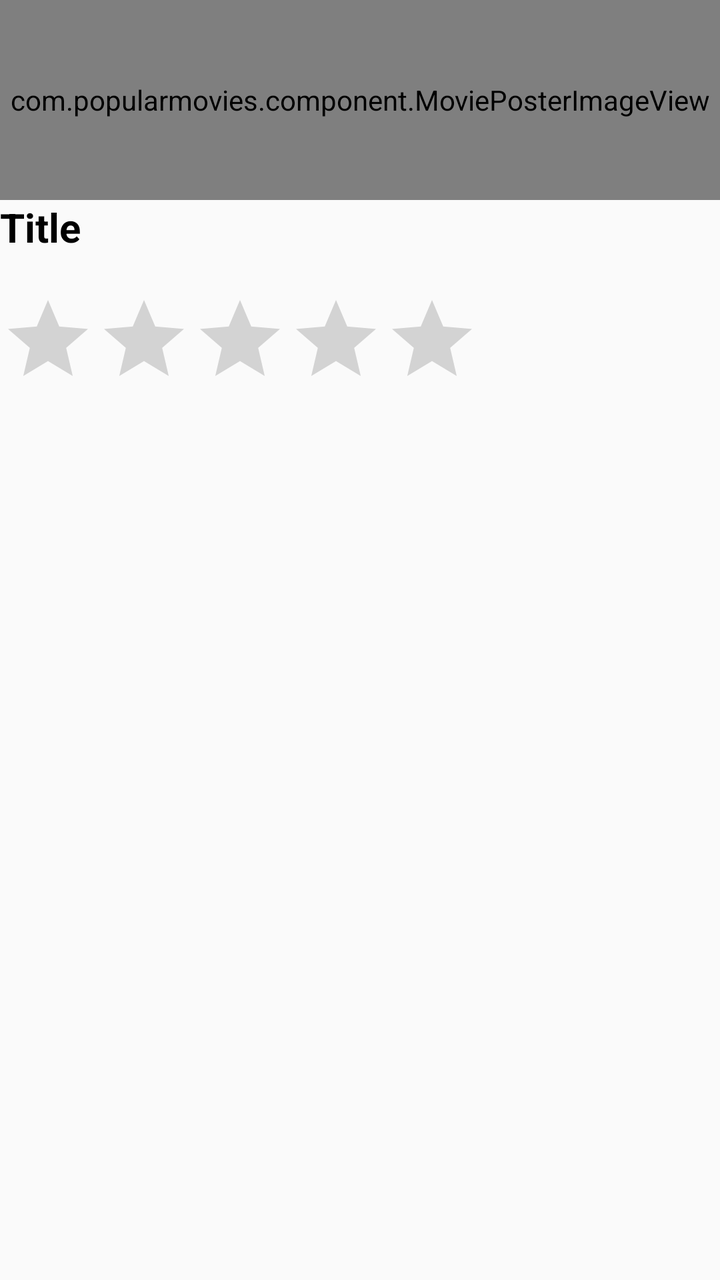
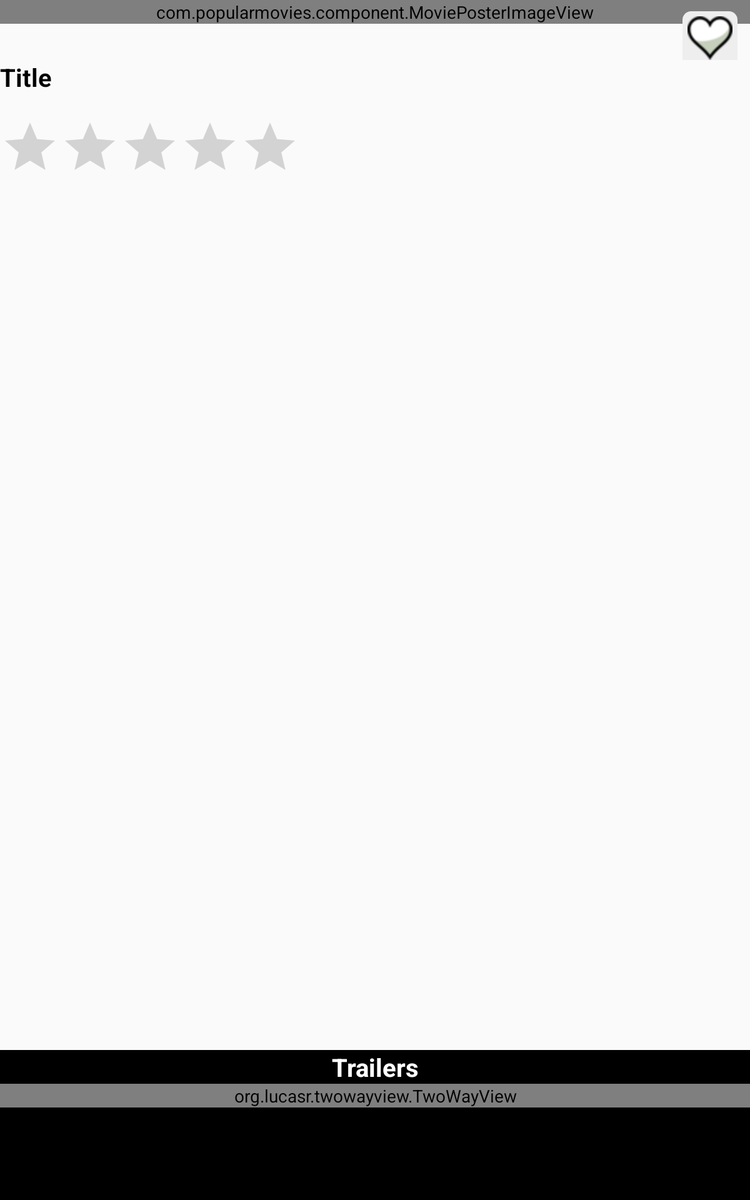

Two renders of one Android screen. The first uses the default layout on a phone; the second uses the alternative layout the repository ships for a different screen configuration, on a matching device. The two XML files are below.
<!-- AndroidManifest.xml: application theme AppTheme -->
<!-- res/layout/fragment_detail.xml -->
<ScrollView xmlns:android="http://schemas.android.com/apk/res/android"
    android:layout_width="match_parent"
    android:layout_height="match_parent">


    <LinearLayout
        android:layout_width="match_parent"
        android:layout_height="match_parent"
        android:orientation="vertical">

        <RelativeLayout
            android:id="@+id/relative_container"
            android:layout_width="wrap_content"
            android:layout_height="wrap_content">


            <com.popularmovies.component.MoviePosterImageView
                android:id="@+id/movie_poster"
                android:layout_width="match_parent"
                android:layout_height="300px"
                android:src="@drawable/error" />

            <ProgressBar
                android:id="@+id/progress"
                style="?android:attr/progressBarStyle"
                android:layout_width="wrap_content"
                android:layout_height="wrap_content"
                android:layout_centerInParent="true"
                android:visibility="visible"
                android:max="100"
                android:progress="40"/>

        </RelativeLayout>




        <TextView
            android:id="@+id/movie_title"
            xmlns:android="http://schemas.android.com/apk/res/android"
            android:layout_width="wrap_content"
            android:layout_height="wrap_content"
            android:textSize="20dp"
            android:textStyle="bold"
            android:text="Title"
            android:textColor="#000000"
            />

        <TextView
            android:id="@+id/movie_release_date"
            xmlns:android="http://schemas.android.com/apk/res/android"
            android:layout_width="wrap_content"
            android:layout_height="wrap_content"
            />

        <RatingBar
            android:id="@+id/movie_vote"
            android:layout_width="wrap_content"
            android:layout_height="wrap_content"
            android:stepSize="0.25"
            android:isIndicator="true"
            />


        <TextView
            android:id="@+id/movie_synopsis"
            xmlns:android="http://schemas.android.com/apk/res/android"
            android:layout_width="wrap_content"
            android:layout_height="wrap_content"
            />


    </LinearLayout>



</ScrollView>
<!-- resources referenced by this layout -->
<resources>
  <!-- drawable error: jpg bitmap (drawable, 87817 bytes) -->
  <style name="AppTheme" parent="Theme.AppCompat.Light.DarkActionBar">
          
      </style>
</resources>
<!-- res/layout-sw600dp/fragment_detail.xml (the repository's variant of the layout above) -->
<!-- drawn on a 7-inch tablet held upright -->
<?xml version="1.0" encoding="utf-8"?>
<RelativeLayout xmlns:android="http://schemas.android.com/apk/res/android"
    android:layout_width="match_parent"
    android:layout_height="match_parent">

    <ScrollView xmlns:android="http://schemas.android.com/apk/res/android"
        android:layout_width="fill_parent"
        android:layout_height="fill_parent"
        android:layout_above="@+id/footer"
        android:fillViewport="true">


        <LinearLayout
            android:layout_width="match_parent"
            android:layout_height="match_parent"
            android:orientation="vertical">

            <LinearLayout
                android:layout_width="fill_parent"
                android:layout_height="wrap_content"
                android:orientation="vertical">

                <FrameLayout
                    android:id="@+id/relative_container"
                    android:layout_width="match_parent"
                    android:layout_height="wrap_content">


                    <com.popularmovies.component.MoviePosterImageView
                        android:id="@+id/movie_poster"
                        android:layout_width="match_parent"
                        android:layout_height="wrap_content"
                        android:src="@drawable/error"
                        />


                    <ProgressBar
                        android:id="@+id/progress"
                        style="?android:attr/progressBarStyle"
                        android:layout_width="wrap_content"
                        android:layout_height="wrap_content"
                        android:layout_gravity="center"
                        android:max="100"
                        android:progress="40"
                        android:visibility="visible"
                        />


                    <ImageView
                        android:id="@+id/favorite"
                        android:layout_width="wrap_content"
                        android:layout_height="wrap_content"
                        android:src="@drawable/favorite_icon"
                        android:layout_gravity="bottom|right"
                        android:layout_marginRight="10sp"
                        android:background="@drawable/rounded_corner"
                        />

                </FrameLayout>


                <TextView xmlns:android="http://schemas.android.com/apk/res/android"
                    android:id="@+id/movie_title"
                    android:layout_width="wrap_content"
                    android:layout_height="wrap_content"
                    android:text="Title"
                    android:textColor="#000000"
                    android:textSize="20dp"
                    android:textStyle="bold" />

                <TextView xmlns:android="http://schemas.android.com/apk/res/android"
                    android:id="@+id/movie_release_date"
                    android:layout_width="wrap_content"
                    android:layout_height="wrap_content" />

                <RatingBar
                    android:id="@+id/movie_vote"
                    android:layout_width="wrap_content"
                    android:layout_height="wrap_content"
                    android:isIndicator="true"
                    android:stepSize="0.25" />


                <TextView xmlns:android="http://schemas.android.com/apk/res/android"
                    android:id="@+id/movie_synopsis"
                    android:layout_width="wrap_content"
                    android:layout_height="wrap_content" />


            </LinearLayout>

            <LinearLayout
                android:id="@+id/reviews_layout"
                android:layout_width="match_parent"
                android:layout_height="0dp"
                android:layout_weight="1"
                android:layout_marginTop="10sp"
                android:layout_marginBottom="10sp"
                android:orientation="vertical"
                android:visibility="invisible">

                <TextView
                    android:layout_width="wrap_content"
                    android:layout_height="wrap_content"
                    android:text="Reviews"
                    android:textSize="20dp"
                    android:textColor="#000000"
                    android:textStyle="bold"
                    android:layout_marginBottom="10sp"
                    />

                <LinearLayout
                    android:id="@+id/reviews"
                    android:layout_width="wrap_content"
                    android:layout_height="wrap_content"
                    android:orientation="vertical"
                    android:layout_marginBottom="10sp">


                </LinearLayout>

            </LinearLayout>



        </LinearLayout>


    </ScrollView>

    <RelativeLayout
        android:id="@+id/footer"
        android:layout_width="wrap_content"
        android:layout_height="120dp"
        android:layout_alignParentBottom="true"
        android:background="#000000">

        <LinearLayout
            android:layout_width="fill_parent"
            android:layout_height="wrap_content"
            android:orientation="vertical">

            <TextView
                android:layout_width="match_parent"
                android:layout_height="match_parent"
                android:text="Trailers"
                android:textColor="#FFFFFF"
                android:textSize="20dp"
                android:gravity="center"
                android:textStyle="bold"/>

            <org.lucasr.twowayview.TwoWayView xmlns:android="http://schemas.android.com/apk/res/android"
                android:id="@+id/trailers"
                style="@style/TwoWayView"
                android:layout_width="fill_parent"
                android:layout_height="wrap_content"
                android:layout_alignParentBottom="true"
                android:drawSelectorOnTop="false"
                android:background="#000000"
                />
        </LinearLayout>

    </RelativeLayout>

</RelativeLayout>
<!-- resources referenced by the variant -->
<!-- as a 7-inch tablet held upright resolves them -->
<resources>
  <!-- drawable error: jpg bitmap (drawable, 87817 bytes) -->
  <!-- drawable favorite_icon: png bitmap (drawable, 2179 bytes) -->
  <!-- drawable rounded_corner (drawable) -->
  <?xml version="1.0" encoding="utf-8"?>
  <shape xmlns:android="http://schemas.android.com/apk/res/android"
      android:shape="rectangle">
  
      
      <solid android:color="#eeeeee"></solid>
  
      
      <padding
          android:left="4dp"
          android:right="4dp"
          android:top="4dp"></padding>
  
      
      <corners
          android:bottomLeftRadius="0dp"
          android:bottomRightRadius="0dp"
          android:topLeftRadius="7dp"
          android:topRightRadius="7dp" />
  </shape>
  <style name="TwoWayView">
          <item name="android:orientation">horizontal</item>
      </style>
  <style name="AppTheme" parent="Theme.AppCompat.Light.DarkActionBar">
          
      </style>
</resources>
